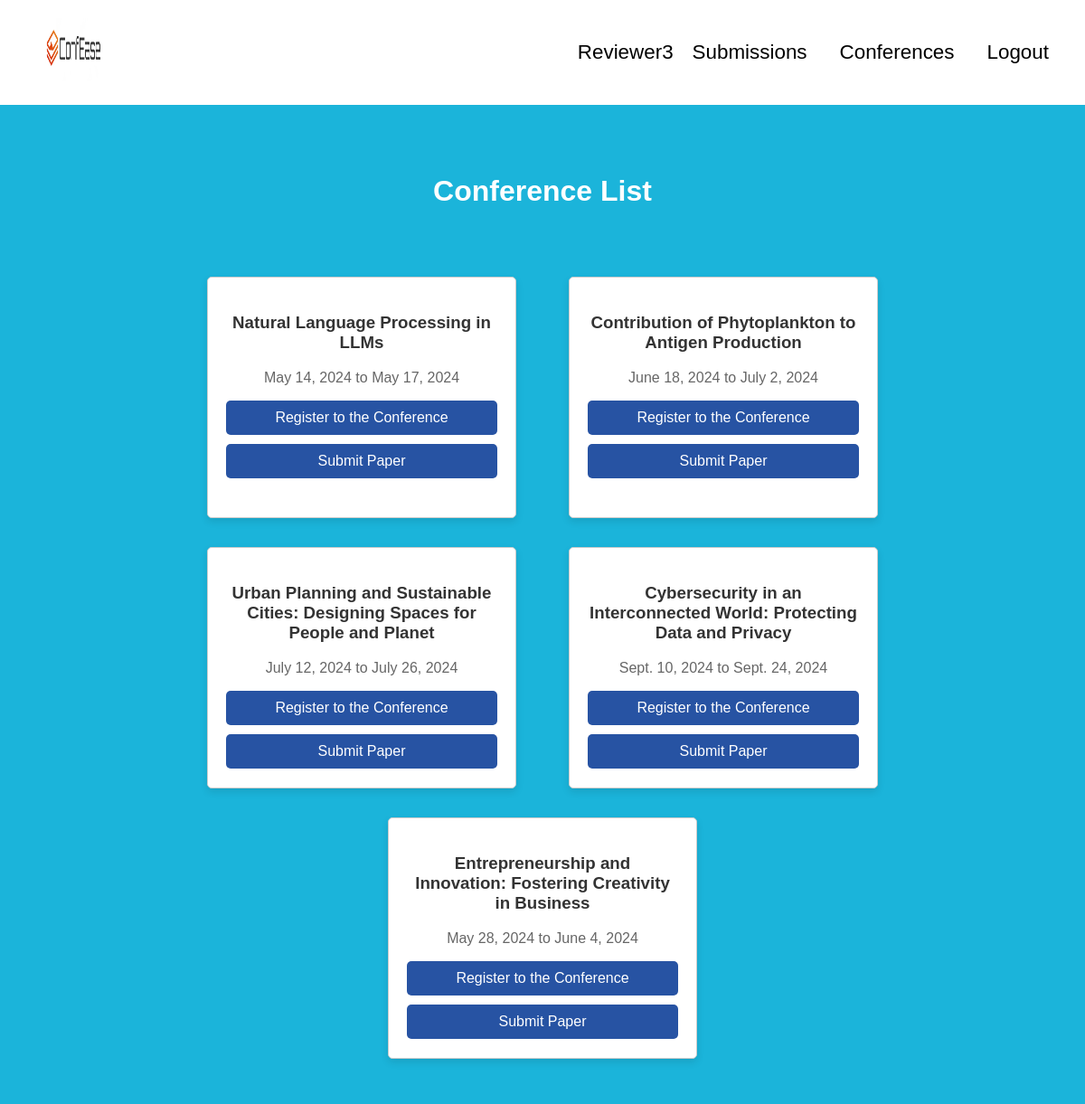
/conferences/ (signed in), run on the app's committed database.
### myapp/models.py (models this page shows)
class Conference(models.Model):
    title = models.CharField(max_length=100)
    start_date = models.DateField()
    end_date = models.DateField()

### myapp/views.py (the view)
# urls.py: path("conferences/", views.conference_list, name="conference_list"),
def conference_list(request):
    conferences = Conference.objects.all()
    return render(request, "conference_list.html", {"conferences": conferences})

### templates/conference_list.html (shortened to what this page needs)
<!DOCTYPE html>
<html lang="en">
  {%load static%}
  <head>
  </head>
  <body>
    <div class="navbar">
      <a href="{% url 'home' %}" class="logo">
        <img
          src="{% static 'iconfose2.png' %}"
          width="25%"
          height="70px"
          alt="Logo"
        />
      </a>
      <div class="navbar-links">
        {% if user.is_authenticated %}
        <span class="username"> {{ user.username }}</span>
        {% if user.userprofile.role == 'Reviewer' %}
        <a href="{% url 'reviewer_submissions' %}">Submissions</a>
        {% endif %}
        <a href="{% url 'conference_list' %}">Conferences</a>
        <a href="{% url 'logout' %}">Logout</a>
        {% else %}
        <a href="{% url 'conference_list' %}">Conferences</a>
        <a href="{% url 'register' %}">Register</a>
        <a href="{% url 'login' %}">Login</a>
        {% endif %}
      </div>
    </div>
    <h2
      style="
        text-align: center;
        padding-top: 50px;
        font-size: 2rem;
        color: #fff;
      "
    >
      Conference List
    </h2>
    <div class="content">
      {% for conference in conferences %}
      <div class="conference-card">
        <h3>{{ conference.title }}</h3>
        <p>{{ conference.start_date }} to {{ conference.end_date }}</p>
        {% if user.is_authenticated %}
        <ul>
          <li>
            <a href="{% url 'conference_detail' conference.id %}"
              >Register to the Conference</a
            >
          </li>
          <li><a href="{% url 'submit_paper' %}">Submit Paper</a></li>
        </ul>
        {% elif user.userprofile.role == 'Reviewer' %}
        <a href="{% url 'submit_review' conference.id %}">Submit Review</a>
        {% endif %}
      </div>
      {% endfor %}
    </div>
  </body>
</html>

### templates/conference_list.html (style rules this page uses)
body { font-family: Arial, sans-serif; margin: 0; padding: 0; background-color: #1bb4da; }
.navbar { background-color: #fff; overflow: hidden; display: flex; justify-content: space-around; align-items: center; padding: 10px 25px; }
.navbar-links { display: flex; align-items: center; margin-left: auto; }
.navbar a { color: #000; font-size: 1.4rem; text-decoration: none; transition: background-color 0.3s; margin-left: 6px; padding: 10px 15px; }
.navbar a.logo { margin-right: auto; margin-left: 10px; }
.content { text-align: center; background-color: #1bb4da; color: #fff; margin: 0 auto; padding: 50px 0; max-width: 800px; display: flex; flex-wrap: wrap; justify-content: center; margin-top: -2rem; }
.conference-card { width: 300px; height: 225px; background-color: #fff; border: 1px solid #ccc; margin: auto; margin-top: 2rem; padding: 20px; border-radius: 5px; box-shadow: 0 4px 8px rgba(0, 0, 0, 0.1); transition: transform 0.3s ease; }
.conference-card h3 { color: #333; }
.conference-card p { color: #666; }
.conference-card ul { padding: 0; list-style: none; }
.conference-card ul li { margin-bottom: 10px; }
.conference-card ul li a { display: block; background-color: #2753a3; color: #fff; text-decoration: none; padding: 10px; border-radius: 5px; transition: background-color 0.3s; }
.username { font-size: 1.4rem; display: inline-block; align-content: center; }

### data on the page
Conference: title "Natural Language Processing in LLMs", start_date "May 14, 2024", end_date "May 17, 2024"
Conference: title "Contribution of Phytoplankton to Antigen Production", start_date "June 18, 2024", end_date "July 2, 2024"
Conference: title "Urban Planning and Sustainable Cities: Designing Spaces for People and Planet", start_date "July 12, 2024", end_date "July 26, 2024"
Conference: title "Cybersecurity in an Interconnected World: Protecting Data and Privacy", start_date "Sept. 10, 2024", end_date "Sept. 24, 2024"
Conference: title "Entrepreneurship and Innovation: Fostering Creativity in Business", start_date "May 28, 2024", end_date "June 4, 2024"

### other printed values
{{ user.username }} "Reviewer3"
